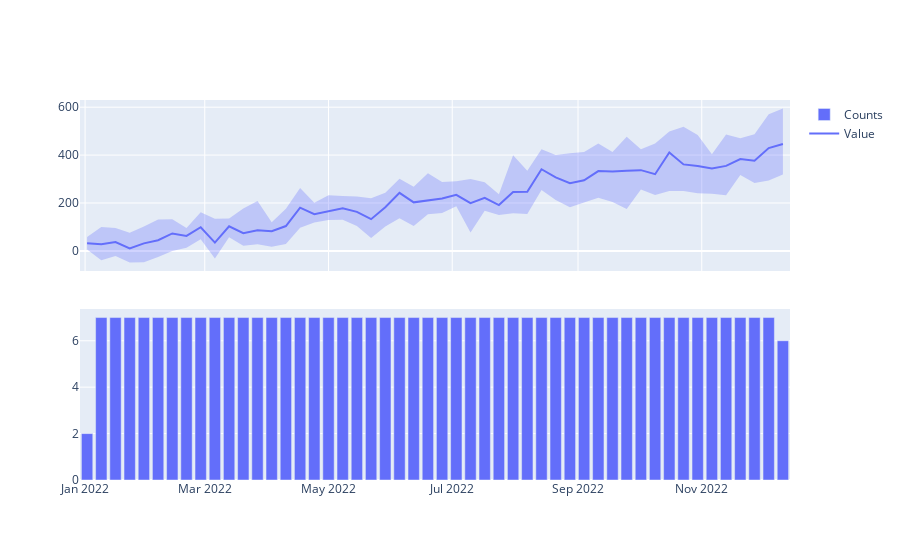

This figure's notebook cell:
### Code cell
plot_value_and_counts(df, 'Value')
